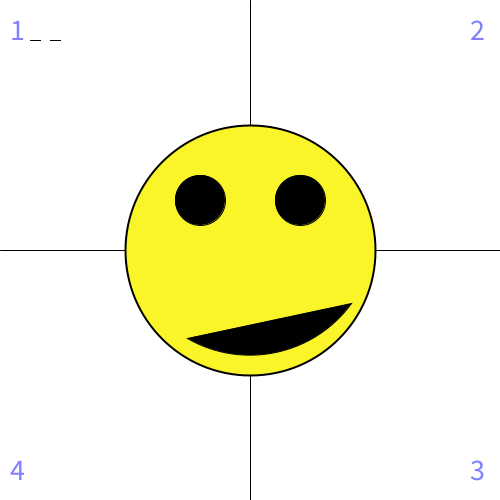
Frame 1 (no input)
Frame 60 (the mouse pressed at the canvas centre just before this capture): identical to frame 1, image omitted
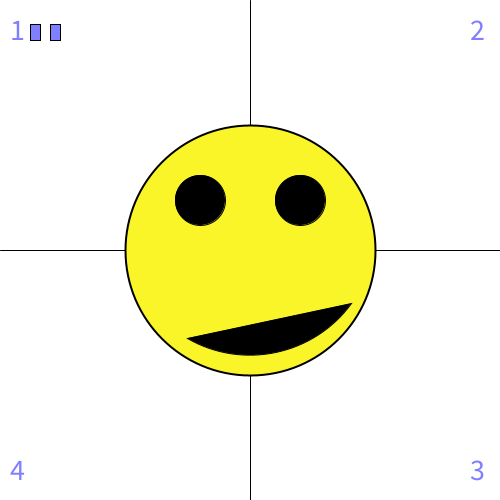
Frame 120 (the mouse held since frame 60 and released just before this capture)

The Processing sketch that drew these frames (run headless with seeded random() and noise(); from frame 60 on, the mouse is pressed at the canvas centre):

// Processing sketch: processing_92813
// ── processing_92813.pde

void setup() {
  size(500, 500);
  smooth();
}

void draw() {
  //erase when every time draw is called
  background(255);

  //draw line that divides into 4 areas
  line(width/2, 0, width/2, height);
  line(0, height/2, width, height/2);

  //text to tell(distinguish) four areas
  fill(0, 0, 255, 128);
  textSize(30);
  text("1", 10, 40);
  text("2", 470, 40);
  text("3", 470, 480);
  text("4", 10, 480);
  
  //show mouseX and mouseY values in bars
  rect(30, 40, 10, -(mouseX/15));
  rect(50, 40, 10, -(mouseY/15));

  //using 'if', specify the different actions
  //while the mouse goes around the four areas

  //actions when mouse is in section 1
  if (mouseX<=250 && mouseY<=250) {

    //the face
    strokeWeight(2);
    fill(250, 245, 41, 255);
    ellipse(width/2, height/2, 250, 250);
    strokeWeight(1);

    //the mouth
    fill(0, 0, 0, 255);
    arc(width/2, 230, 250, 250, PI/5, PI/1.5, CHORD);

    //the eyes
    ellipse(200, 200, 50, 50);
    ellipse(300, 200, 50, 50);
  }

  //actions when mouse is in section 2
  else if (mouseX>=250 && mouseY<=250) {

    //the face
    strokeWeight(2);
    fill(5+(mouseX/2), mouseX, 5+(mouseY/2), 255);
    ellipse(width/2, height/2, 250, 250);
    strokeWeight(1);

    //the mouth
    fill(0, 0, 0, 255);
    arc(width/2, 230, 250, 250, PI/5, PI/1.3, CHORD);

    //the teeth
    // teeth_rotate value is the rotation amount of teeth to match with mouth
    float teeth_rotate;
    teeth_rotate = PI/55;

    strokeWeight(0);
    fill(255, 0, 0, 255);

    translate(250, 250);
    rotate(-teeth_rotate);
    translate(-250, -250);

    rect(310, 308, 15, 25);
    rect(280, 308, 15, 25);
    rect(250, 308, 15, 25);
    rect(220, 308, 15, 25);
    rect(190, 308, 15, 25);

    translate(250, 250);
    rotate(teeth_rotate);
    translate(-250, -250);

    strokeWeight(1);

    //the eyes
    fill(0, 0, 0, 255);
    ellipse(200, 200, 50, 50);
    ellipse(300, 200, 50, 50);

    //the eyebrows
    noFill();
    strokeWeight(3);
    arc(200, 180, 70, 50, PI+PI/6, (PI*2)-(PI/6));
    arc(300, 180, 70, 50, PI+PI/6, (PI*2)-(PI/6));
    strokeWeight(1);

    //the hand
    fill(250, 206, 40, 255);
    ellipse(380, 500, 100, 100);

    //finger 1
    translate(370, 480);
    rotate(PI+PI/3);
    rect(0, 10, 100, -20, 10);
    rotate(-(PI+PI/3));
    translate(-370, -480);

    //finger 2
    translate(390, 480);
    rotate(PI+(PI/2));
    rect(0, 0, 100, -20, 10);
    rotate(-(PI+(PI/2)));
    translate(-390, 480);
  }
  
  //actions when mouse is in section 3
  else if (mouseX>=250 && mouseY>=250) 
  {

    //rotate character by the value of mouseX
    translate(250, 250);
    rotate(radians(mouseX));
    translate(-250, -250);

    //the face
    strokeWeight(2);
    fill(5+(mouseX/2), 241, 50+mouseY, 255);
    ellipse(width/2, height/2, 250, 250);
    strokeWeight(1);

    //the mouth
    fill(0, 0, 0, 255);
    arc(width/2, 230, 250, 250, PI/5, PI/1.3, CHORD);

    //the teeth
    //teeth_rotate value is the rotation amount of teeth to match with mouth
    float teeth_rotate;
    teeth_rotate = PI/55;

    strokeWeight(0);
    fill(255, 0, 0, 255);

    translate(250, 250);
    rotate(-teeth_rotate);
    translate(-250, -250);

    //draw teeth
    rect(310, 308, 15, 25);
    rect(280, 308, 15, 25);
    rect(250, 308, 15, 25);
    rect(220, 308, 15, 25);
    rect(190, 308, 15, 25);

    translate(250, 250);
    rotate(teeth_rotate);
    translate(-250, -250);

    strokeWeight(1);

    //the eyes
    fill(0, 0, 0, 255);
    ellipse(200, 200, 50, 50);
    ellipse(300, 200, 50, 50);
    
    //the eyeballs
    fill(255, mouseX/2, mouseY/2, mouseY/2);
    ellipse(200, 200, 30, 20);
    ellipse(300, 200, 30, 20);

    //the eyebrows
    noFill();
    strokeWeight(3);
    arc(200, 180, 70, 50, PI+PI/6, (PI*2)-(PI/6));
    arc(300, 180, 70, 50, PI+PI/6, (PI*2)-(PI/6));
    strokeWeight(1);

    //the hand
    fill(250, 206, 40, 255);
    ellipse(380, 500, 100, 100);

    //finger 1
    translate(370, 480);
    rotate(PI+PI/3);
    rect(0, 10, 100, -20, 10);
    rotate(-(PI+PI/3));
    translate(-370, -480);

    //finger 2
    translate(390, 480);
    rotate(PI+(PI/2));
    rect(0, 0, 100, -20, 10);
    rotate(-(PI+(PI/2)));
    translate(-390, 480);

    //put rotation value to original state
    translate(250, 250);
    rotate(-radians(mouseX));
    translate(-250, -250);
  }
  
  //actions when mouse is in section 4
  else {
    
    //type ahhhhh
    fill(255, 0, 0, 200);
    text("ahhhhh^&&$$*(#()%$)@$)(@~~~~", 10, 480);
    
    // rotate character
    translate(250, 250);
    rotate(radians(-20));
    translate(-250, -250);

    //move character so it fits in screen
    translate(-80, -80);
    
    //the face
    strokeWeight(5);
    fill(mouseY, mouseX, 50, 255);
    scale(1.2);
    ellipse(width/2, height/2, 250, 250);
    strokeWeight(1);

    //the mouth
    fill(0, 0, 0, 255);
    arc(width/2, 230, 250, 250, PI/5, PI/1.3, CHORD);

    //the teeth
    // teeth_rotate value is the rotation amount of teeth to match with mouth
    float teeth_rotate;
    teeth_rotate = PI/55;

    strokeWeight(0);
    fill(255, 0, 0, 255);

    translate(250, 250);
    rotate(-teeth_rotate);
    translate(-250, -250);

    rect(310, 308, 15, 25+(mouseX/5));
    rect(280, 308, 15, 25+(mouseY/8));
    rect(250, 308, 15, 25+(mouseX/5));
    rect(220, 308, 15, 25+(mouseY/7));
    rect(190, 308, 15, 25+(mouseX/4));

    translate(250, 250);
    rotate(teeth_rotate);
    translate(-250, -250);

    strokeWeight(1);

    //the eyes
    fill(mouseX, mouseY, 0, 255);
    ellipse(200, 200, 25+(mouseX/3), 10+(mouseY/5));
    ellipse(300, 200, 25+(mouseX/3), 10+(mouseY/5));

    //the eyebrows
    noFill();
    strokeWeight(1+(mouseY/30));
    arc(200, 180, 70, 50, PI+PI/6, (PI*2)-(PI/6));
    arc(300, 180, 70, 50, PI+PI/6, (PI*2)-(PI/6));
    strokeWeight(1);

    //the hand
    fill(250, 206, 40, 255);
    ellipse(380, 500, 100, 100);

    //finger 1
    translate(370, 480);
    rotate(PI+PI/3);
    rect(0, 10, 50+(mouseX/5), -20, 10);
    rotate(-(PI+PI/3));
    translate(-370, -480);

    //finger 2
    translate(390, 480);
    rotate(PI+(PI/2));
    rect(0, 0, 100-(mouseX/5), -20, 10);
    rotate(-(PI+(PI/2)));
    translate(-390, 480);
    
    //move values to original state
    translate(80, 80);

    translate(250, 250);
    rotate(-radians(20));
    translate(-250, -250);
    

  }

}
